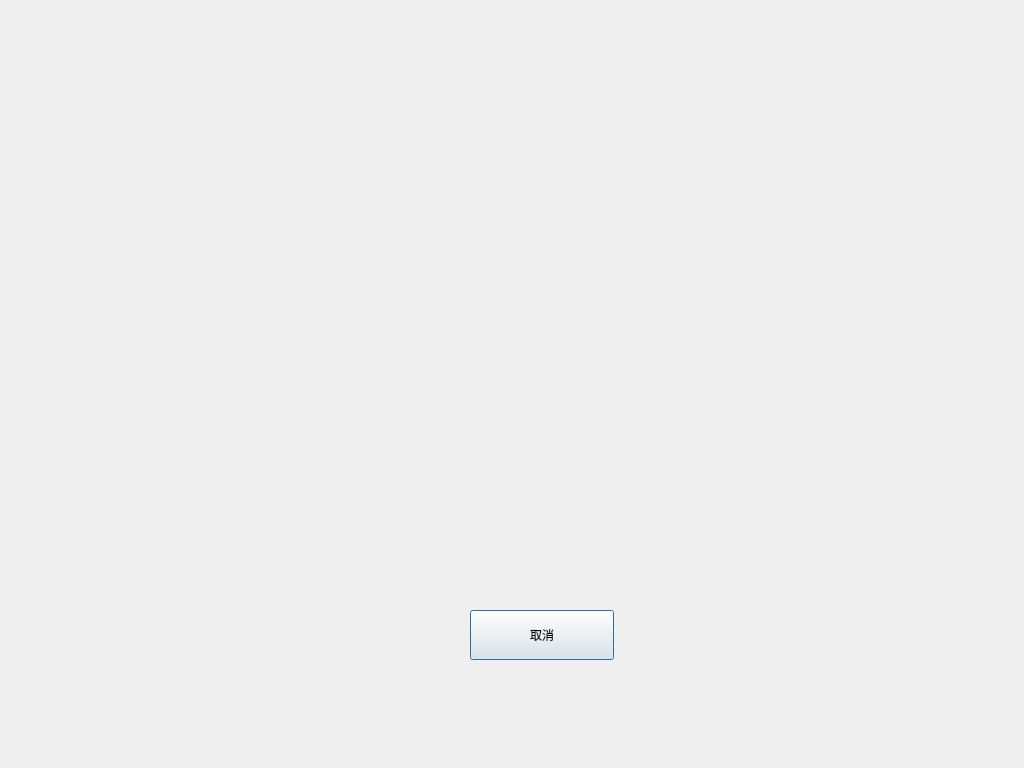
<?xml version="1.0" encoding="UTF-8"?>
<ui version="4.0">
 <class>MySystem</class>
 <widget class="QDialog" name="MySystem">
  <property name="geometry">
   <rect>
    <x>0</x>
    <y>0</y>
    <width>1024</width>
    <height>768</height>
   </rect>
  </property>
  <property name="windowTitle">
   <string>MySystem</string>
  </property>
  <widget class="QPushButton" name="pushButtonCancel">
   <property name="geometry">
    <rect>
     <x>470</x>
     <y>610</y>
     <width>144</width>
     <height>50</height>
    </rect>
   </property>
   <property name="text">
    <string>取消</string>
   </property>
  </widget>
  <widget class="QLabel" name="labelTime">
   <property name="geometry">
    <rect>
     <x>510</x>
     <y>280</y>
     <width>41</width>
     <height>29</height>
    </rect>
   </property>
   <property name="text">
    <string/>
   </property>
  </widget>
 </widget>
 <layoutdefault spacing="6" margin="11"/>
 <resources/>
 <connections/>
</ui>
